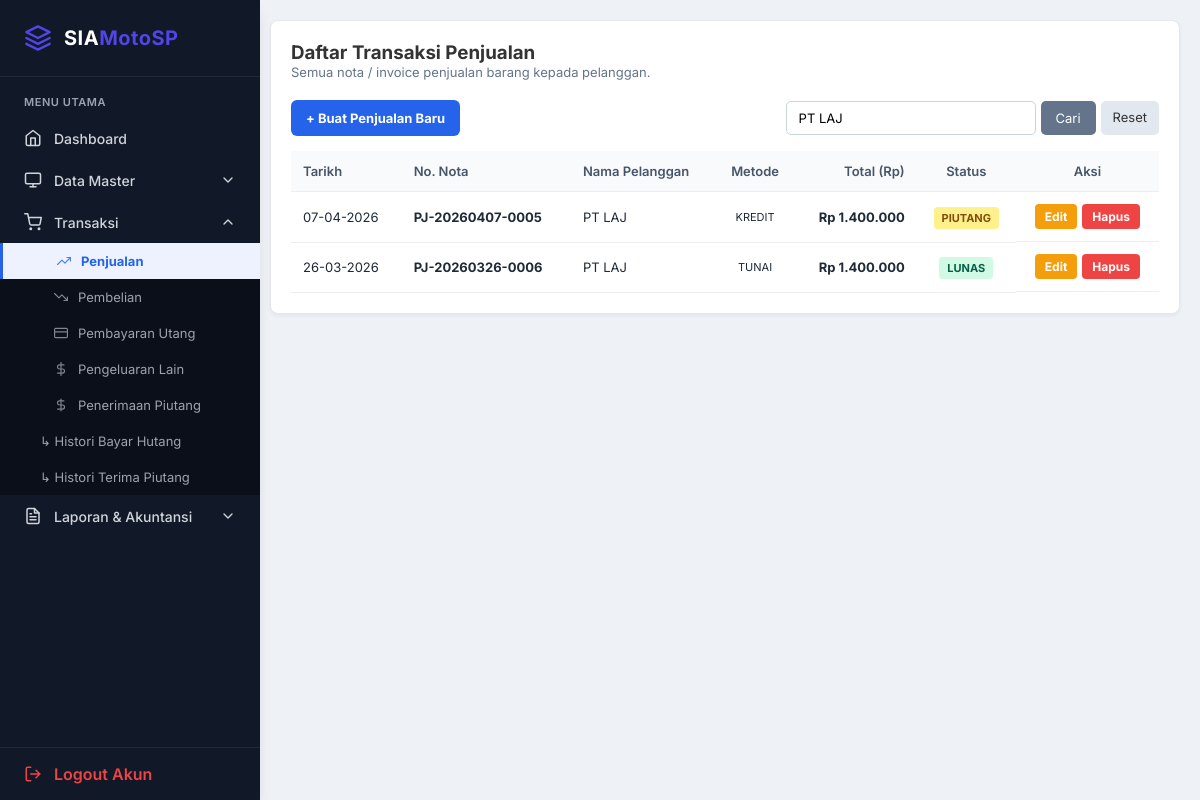
Page /penjualan.php?keyword=PT LAJ (signed in) on the committed database.
### tables this page shows
CREATE TABLE `tb_penjualan` (
  `id` int NOT NULL,
  `no_nota` varchar(50) DEFAULT NULL,
  `tanggal` date DEFAULT NULL,
  `nama_pelanggan` varchar(100) DEFAULT NULL,
  `total` decimal(15,2) DEFAULT NULL,
  `metode` enum('tunai','kredit') DEFAULT 'tunai',
  `status_bayar` enum('lunas','belum') DEFAULT 'lunas',
  `sisa_piutang` int DEFAULT '0'
);

### penjualan.php (the view, shortened to what this page needs)
<?php
include "config/db.php";
$where = '';
if (isset($_GET['keyword']) && $_GET['keyword'] != '') {
    $keyword = mysqli_real_escape_string($conn, $_GET['keyword']);
    $where = "WHERE nama_pelanggan LIKE '%$keyword%' OR no_nota LIKE '%$keyword%'";
}
$q = mysqli_query($conn, "
    SELECT *
    FROM tb_penjualan
    $where
    ORDER BY tanggal DESC, id DESC
");
?>
<!DOCTYPE html>
<html>
<head>
<link rel="stylesheet" href="inc/style.css">
</head>
<body>
<?php include "sidebar.php"; ?>
<div class="content">
    <div class="card">
        <h3>Daftar Transaksi Penjualan</h3>
        <p class="desc">Semua nota / invoice penjualan barang kepada pelanggan.</p>
        <div class="toolbar">
            <a href="penjualan_tambah.php" class="btn-tambah">+ Buat Penjualan Baru</a>
            <form method="GET" class="search-box">
                <input type="text" name="keyword" placeholder="Cari Pelanggan atau No. Nota..." value="<?= isset($_GET['keyword']) ? $_GET['keyword'] : '' ?>">
                <button type="submit">Cari</button>
                <?php if(isset($_GET['keyword']) && $_GET['keyword'] != ''): ?>
                    <a href="penjualan.php" style="background: #e2e8f0; color: #333; padding: 8px 12px; text-decoration: none; border-radius: 5px; font-size: 13px;">Reset</a>
                <?php endif; ?>
            </form>
        </div>
        <table>
            <thead>
                <tr>
                    <th>Tarikh</th>
                    <th>No. Nota</th>
                    <th>Nama Pelanggan</th>
                    <th class="center">Metode</th>
                    <th class="right">Total (Rp)</th>
                    <th class="center">Status</th>
                    <th class="center">Aksi</th>
                </tr>
            </thead>
            <tbody>
                <?php
                if(mysqli_num_rows($q) > 0) {
                    while($row = mysqli_fetch_assoc($q)) {
                ?>
                <tr>
                    <td><?= date('d-m-Y', strtotime($row['tanggal'])) ?></td>
                    <td><strong><?= isset($row['no_nota']) ? $row['no_nota'] : '-' ?></strong></td>
                    <td><?= htmlspecialchars($row['nama_pelanggan']) ?></td>
                    <td class="center" style="text-transform: uppercase; font-size: 11px;"><?= $row['metode'] ?></td>
                    <td class="right" style="font-weight: bold;">Rp <?= number_format($row['total'] ?? 0, 0, ',', '.') ?></td>
                    <td class="center">
                        <?php if($row['status_bayar'] == 'lunas'): ?>
                            <span class="badge-lunas">LUNAS</span>
                        <?php else: ?>
                            <span class="badge-piutang">PIUTANG</span>
                        <?php endif; ?>
                    </td>
                    <td class="center aksi-btn">
                        <a href="penjualan_edit.php?id=<?= $row['id'] ?>" class="btn-sm btn-edit">Edit</a>
                        <a href="penjualan_hapus.php?id=<?= $row['id'] ?>" class="btn-sm btn-hapus" onclick="return confirm('Adakah anda pasti memadam nota penjualan ini? Stok dan Jurnal akan dibatalkan.')">Hapus</a>
                    </td>
                </tr>
                <?php
                    }
                } else {
                    echo "<tr><td colspan='7' class='center' style='padding: 20px; color: #94a3b8;'>Belum ada transaksi penjualan setakat ini.</td></tr>";
                }
                ?>
            </tbody>
        </table>
    </div>
</div>
</body>
</html>

### inc/style.css (style rules this page uses)
:root { --primary: #4F46E5; --primary-hover: #4338CA; --success: #10B981; --danger: #EF4444; --bg-light: #F3F4F6; --sidebar-bg: #111827; --sidebar-text: #D1D5DB; --sidebar-hover: #1F2937; --card-bg: #FFFFFF; --text-main: #1F2937; --text-muted: #6B7280; --border: #E5E7EB; --shadow-sm: 0 1px 2px 0 rgba(0, 0, 0, 0.05); --shadow-md: 0 4px 6px -1px rgba(0, 0, 0, 0.1), 0 2px 4px -1px rgba(0, 0, 0, 0.06); --shadow-lg: 0 10px 15px -3px rgba(0, 0, 0, 0.1), 0 4px 6px -2px rgba(0, 0, 0, 0.05); }
* { margin: 0; padding: 0; box-sizing: border-box; font-family: 'Inter', sans-serif; }
body { background-color: var(--bg-light); color: var(--text-main); display: flex; min-height: 100vh; }
.content { padding: 32px; flex: 1; }
.card { background: var(--card-bg); border-radius: 12px; padding: 24px; box-shadow: var(--shadow-md); border: 1px solid var(--border); transition: transform 0.2s ease, box-shadow 0.2s ease; }

### penjualan.php (style rules this page uses)
.content { margin-left:250px; padding:20px; background:#eef1f5; min-height:100vh; }
.card { background:#fff; border-radius:8px; padding:20px; box-shadow: 0 2px 4px rgba(0,0,0,0.05); }
h3 { margin-top:0; color:#333; }
p.desc { font-size: 13px; color: #64748b; margin-bottom: 20px; }
.toolbar { display: flex; justify-content: space-between; align-items: center; margin-bottom: 15px; }
.btn-tambah { background: #2563eb; color: #fff; padding: 10px 15px; border-radius: 6px; text-decoration: none; font-size: 13px; font-weight: bold; }
.search-box { display: flex; gap: 5px; }
.search-box input { padding: 8px 12px; border: 1px solid #cbd5e1; border-radius: 5px; font-size: 13px; width: 250px; }
.search-box button { background: #64748b; color: white; border: none; padding: 8px 15px; border-radius: 5px; cursor: pointer; font-size: 13px; }
table { width:100%; border-collapse:collapse; margin-top:10px; }
th, td { padding:12px; border-bottom:1px solid #eee; font-size:13px; text-align: left; }
th { background:#f8fafc; color: #475569; font-weight: 600; }
td.right, th.right { text-align: right; }
td.center, th.center { text-align: center; }
.badge-lunas { background-color: #d1fae5; color: #065f46; padding: 4px 8px; border-radius: 4px; font-weight: bold; font-size: 11px; }
.badge-piutang { background-color: #fef08a; color: #854d0e; padding: 4px 8px; border-radius: 4px; font-weight: bold; font-size: 11px; }
.aksi-btn { display: flex; gap: 5px; justify-content: center; }
.btn-sm { padding: 5px 10px; border-radius: 4px; text-decoration: none; font-size: 12px; font-weight: bold; color: white; }
.btn-edit { background: #f59e0b; }
.btn-hapus { background: #ef4444; }

### rows in the picture
tb_penjualan: tanggal "07-04-2026", no_nota "PJ-20260407-0005", nama_pelanggan "PT LAJ", metode "KREDIT", total "1.400.000", status_bayar "PIUTANG"
tb_penjualan: tanggal "26-03-2026", no_nota "PJ-20260326-0006", nama_pelanggan "PT LAJ", metode "TUNAI", total "1.400.000", status_bayar "LUNAS"
